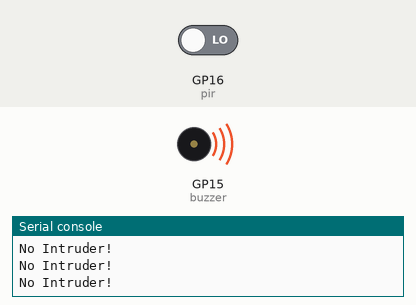
Simulated run of this program. Board: Raspberry Pi Pico running MicroPython. On the bench: buzzer (waves = sounding, pin HIGH), the last lines printed to the serial console. Inputs (shaded band) come from the test bench; at power-on: GP16 (pir) LOW.

Above: at 1.2 s.
1.3 s: GP16 (pir) driven HIGH
At 2.2 s:
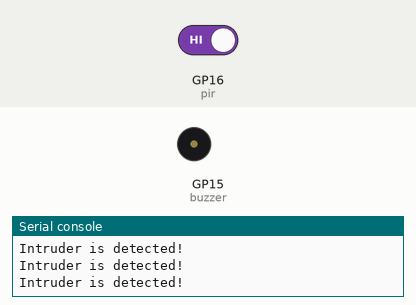
2.8 s: GP16 (pir) driven LOW
At 3.5 s:
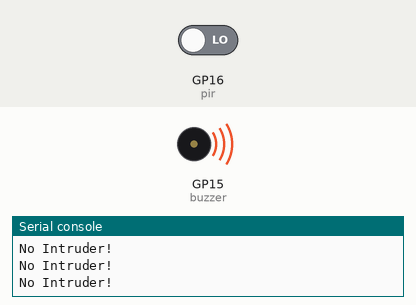
Timing chart, 0 to 5.8 s (numbered marks = the images above; inputs shaded):
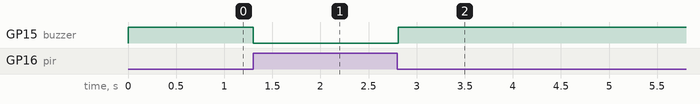

Measured:
- after the input at 1.3 s, GP15 (buzzer): HIGH → LOW at once
- after the input at 2.8 s, GP15 (buzzer): LOW → HIGH at once

The program:

Motion_Detection.py
```python
################################
# PIR sensor interface with the RPi Pico
# Author: Dharmendra Kumar Yadav
################################
from machine import Pin #import Pin library
from time import sleep # import sleep function

buzzer = Pin(15, Pin.OUT,Pin.PULL_UP) #set GP15 as digital output pin for buzzer
pir = Pin(16, Pin.IN,Pin.PULL_DOWN)  # set GP16 as digital input pin for PIR motion sensor

while True:
    if pir.value(): #when PIR detects motion
        print("Intruder is detected!")
        buzzer.low() # make buzzer alarm

    else:
        buzzer.high() #close buzzer alarm
        print("No Intruder!")
    sleep(0.1)
```
